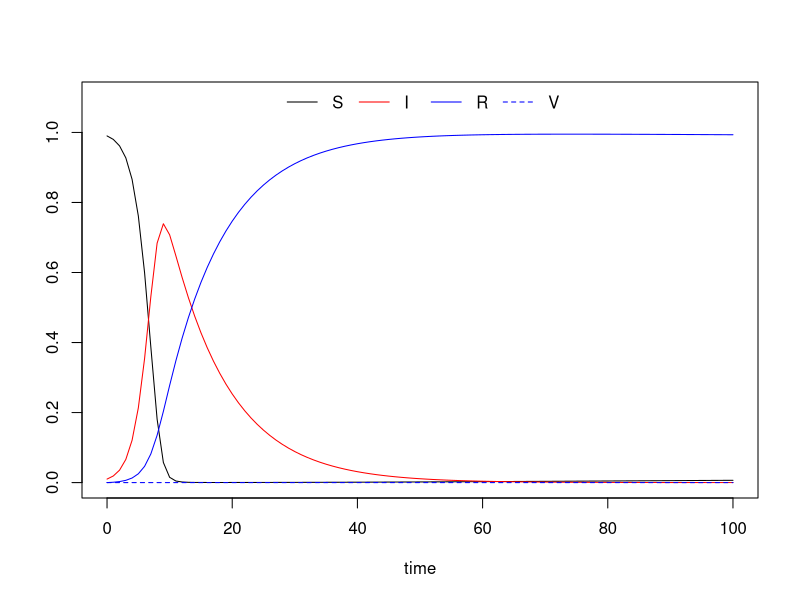
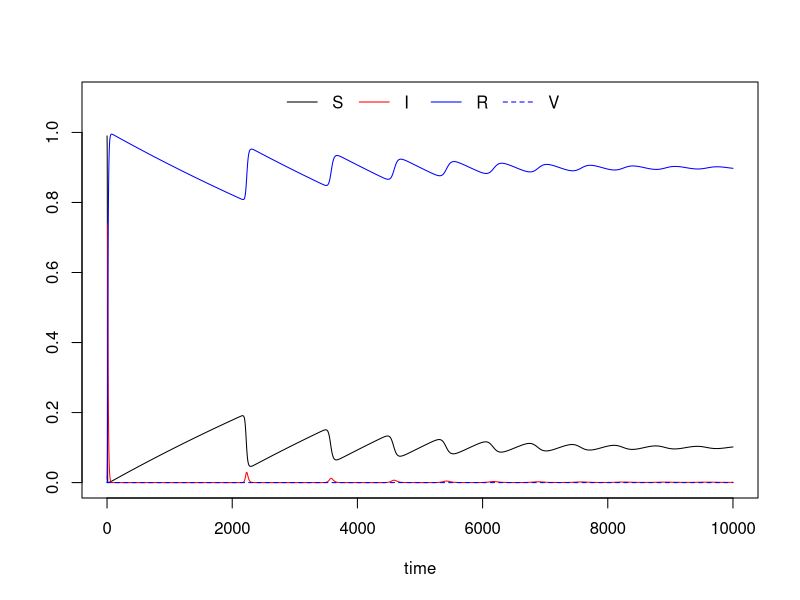

The R script that drew these images, in order:
#SIR model for IIT Bombay measles workshop 2024
#Version 3: Model + births/deaths + vaccination

#Definitions of variables and parameters
#S = proportion of people who are susceptible to the infection
#I = proportion of people who are infected (and infectious)
#R = proportion of people who are resistant to the infection
#tmax = maximum time to run simulation
#rec_rate = rate (in person-days) of recovery from the infection
#beta = probability of transmission between any two individuals
#brate = rate (in person-days) of births
#drate = rate (in person-days) of deaths
#vaccov = vaccine coverage
#vactime = time (in days) when vaccination starts
#vacdegree = vaccine degree (reduction in risk of infection to a vaccinated individual)

model <- function(brate=0.00005,drate=0.00005,rec_rate=0.1,beta=1,vaccov=0.8,vactime=500,vacdegree=1,tmax=2000){

  S=rep(0,tmax+1)                                                                           #susceptibles
  I=rep(0,tmax+1)                                                                            #infecteds
  R=rep(0,tmax+1)                                                                           #recovereds
  V=rep(0,tmax+1)                                                                           #vaccinated
  I[1]=0.01
  S[1]=1-I[1]
  R[1]=0
  V[1]=0
 
  for(t in 1:vactime){
    S[t+1]=S[t]-beta*S[t]*I[t]-drate*S[t]+brate*(S[t]+I[t]+R[t]+V[t])
    I[t+1]=I[t]+beta*S[t]*I[t]+beta*(1-vacdegree)*V[t]*I[t]-rec_rate*I[t]-drate*I[t]
    R[t+1]=R[t]+rec_rate*I[t]-drate*R[t]
    V[t+1]=0
  }
  for(t in (vactime+1):tmax){
    S[t+1]=S[t]-beta*S[t]*I[t]-drate*S[t]+brate*(S[t]+I[t]+R[t]+V[t])*(1-vaccov)
    I[t+1]=I[t]+beta*S[t]*I[t]+beta*(1-vacdegree)*V[t]*I[t]-rec_rate*I[t]-drate*I[t]
    R[t+1]=R[t]+rec_rate*I[t]-drate*R[t]
    V[t+1]=V[t]+brate*(S[t]+I[t]+R[t]+V[t])*vaccov-beta*(1-vacdegree)*V[t]*I[t]-drate*V[t]
  }

  cbind(S, I, R, V)
}

#Plot graph
plot.model <- function(tmax=2000){

  plot(x=0:tmax,y=model.out[1:(tmax+1),"S"],type="l",ylim=c(0,1.1),xlab="time",ylab="")
  lines(x=0:tmax,y=model.out[1:(tmax+1),"I"],col="red")
  lines(x=0:tmax,y=model.out[1:(tmax+1),"R"],col="blue")
  lines(x=0:tmax,y=model.out[1:(tmax+1),"V"],col="blue", lty=2)
  legend("top",legend=c("S","I","R","V"), col=c("black","red","blue","blue"),
         lty=c(1,1,1,2),bty="n",ncol=4)

}

#Example output
model.out <- model(vaccov=0,tmax=10000, brate=0.0001,drate=0.0001)
plot.model(tmax=100)
plot.model(tmax=10000)